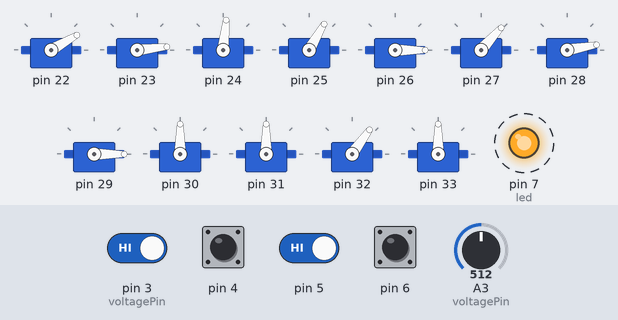
Bench run of a sketch on a simulated Arduino Uno, built with avr-gcc and run on an emulated ATmega328P. Shown: 12 × servo, output pins drawn as LEDs (lit = HIGH). Dashed ring = blinking. The test bench sets the inputs (shaded band); at power-on: pin 3 (voltagePin), pin 4–6 HIGH, A3 (voltagePin) = 512. What the sketch prints to the serial monitor is not drawn.

Above: at 8.8 s.
8.9 s: A3 (voltagePin) set to 850
17.5 s: A3 (voltagePin) set to 821
At 20.3 s:
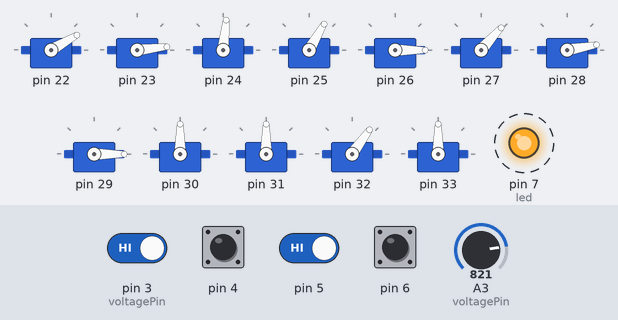
25.0 s: pin 3 (voltagePin) driven LOW and pin 5 driven LOW
At 26.3 s:
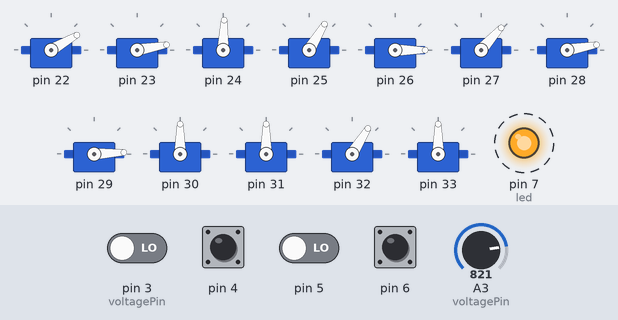
31.0 s: A3 (voltagePin) set to 900
At 32.3 s:
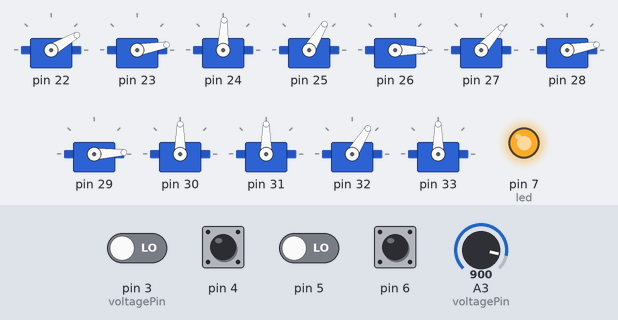
37.0 s: pin 3 (voltagePin) driven HIGH
At 37.4 s:
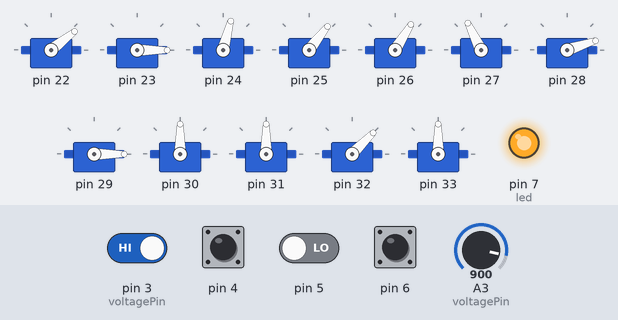
43.0 s: pin 3 (voltagePin) driven LOW
At 43.79 s:
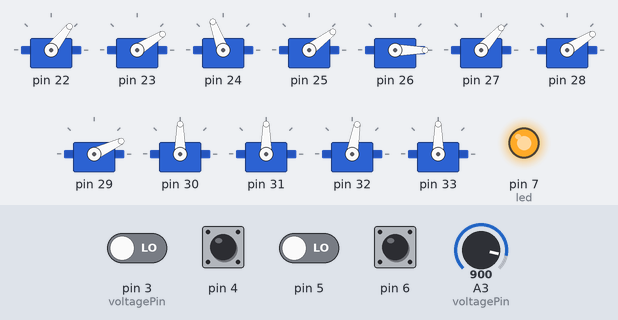
Timing chart, 0 to 52.2 s (numbered marks = the images above; inputs shaded):
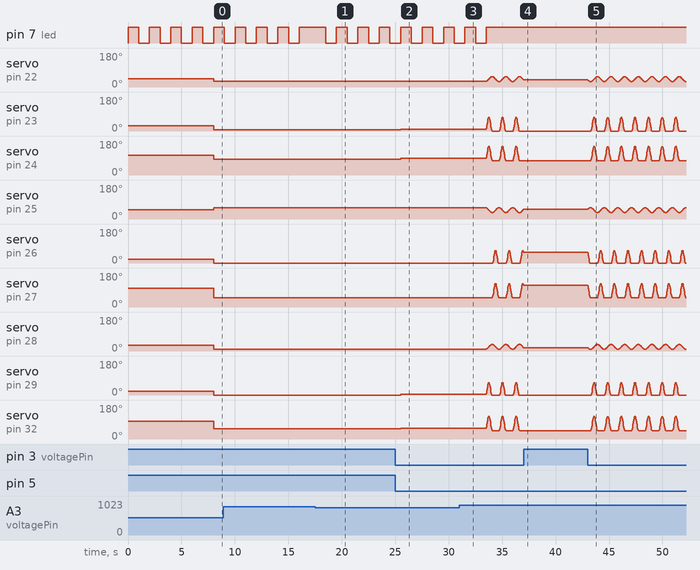

Measured:
- after the input at 17.5 s, pin 7 (led): alternates HIGH for 1.0 s and LOW for 1.0 s, starting after 1.0 s
- after the input at 25.0 s, servo on pin 23: 6° → 10° after 0.50 s; servo on pin 24: 84° → 88° after 0.50 s; servo on pin 25: 60° → 59° after 0.50 s; servo on pin 29: 0° → 3° after 0.50 s; servo on pin 32: 54° → 58° after 0.50 s
- after the input at 37.0 s, servo on pin 22: stops changing and stays 38°; servo on pin 23, servo on pin 29: stops changing and stays 0°; servo on pin 24: stops changing and stays 75°; servo on pin 25: stops changing and stays 52°; servo on pin 26: stops changing and stays 58°
- by itself, pin 7 (led): alternates HIGH for 1.0 s and LOW for 1.0 s

The sketch:

hexapodMain.ino
```cpp
#include <Servo.h>

Servo joint[25];
int voltagePin = 3;
int led = 7;
int isTurning;

int walkStep = 34;
int controllerVal;

void setup() {
  joint[24].write(160);
  joint[23].write(150);
  joint[22].write(60);

  joint[21].write(90);
  joint[20].write(160);
  joint[19].write(80);

  joint[18].write(160);
  joint[17].write(155);
  joint[16].write(80);

  joint[7].write(30);
  joint[8].write(20);
  joint[11].write(95);

  joint[4].write(50);
  joint[5].write(20);
  joint[6].write(98);

  joint[1].write(45);
  joint[2].write(27);
  joint[3].write(105);

  pinMode(led, OUTPUT);

  Serial.begin(9600);

  //attach all servo objects to respective ports
  for(int i = 1; i<=25; i++){
    joint[i].attach(21 + i);
  }
  digitalWrite(led, HIGH);
}

class Leg{
    private:
      int joints[3];
      int offsets[3];

    public:
      Leg(int joint1, int joint2, int joint3, int offset1, int offset2, int offset3){
        joints[1] = joint1;
        joints[2] = joint2;
        joints[3] = joint3;
        offsets[1] = offset1;
        offsets[2] = offset2;
        offsets[3] = offset3;
      }

      void moveLeg(int pos1, int pos2, int pos3){
        joint[joints[1]].write(pos1 + offsets[1]);
        joint[joints[2]].write(pos2 + offsets[2]);
        joint[joints[3]].write(pos3 + offsets[3]);
      }
  };

//create legs (joint1, joint2, joint3, offset1, offset2, offset3)
  Leg leg1(24,23,22,120,0,0);
  Leg leg2(21,20,19,50,10,20);
  Leg leg3(18,17,16,100,5,20);
  Leg leg4(7,8,11,90,170,155);
  Leg leg5(4,5,6,90,170,158);
  Leg leg6(1,2,3,85,177,185);
void loop() {

  checkBattery();

  //get value from controller, if forward increase walk step, if reverse decrease walk step, else do nothing
  controllerVal = radioDecode();

  if(controllerVal == 8){
    isTurning = 0;
    if(walkStep >= 74){
      walkStep = 1;
    }
    else{
      walkStep += 1;
    }
  }
  else if(controllerVal == 2){
    isTurning = 0;
    if(walkStep <= 0){
      walkStep = 73;
    }
    else{
      walkStep -= 1;
    }
  }
  else if(controllerVal == 4){
    isTurning = 1;
    if(walkStep <= 0){
      walkStep = 73;
    }
    else{
      walkStep -= 1;
    }
  }
  else if(controllerVal == 6){
    isTurning = 1;
    if(walkStep >= 74){
      walkStep = 1;
    }
    else{
      walkStep += 1;
    }
  }
  Serial.println(controllerVal);
  controllerWalk(walkStep, 1, 38, 0, isTurning, 1);
  delay(15);

}

int radioDecode(){
  //convert the binary signals from the recieving arduino into an integer 1-9
  int outputVal;
  if(digitalRead(3) == LOW && digitalRead(5) == LOW){
    if(digitalRead(6) == LOW && digitalRead(4) == LOW){
      outputVal = 5;
    }
    else if(digitalRead(6) == HIGH && digitalRead(4) == LOW){
      outputVal = 8;
    }
    else{
      outputVal = 2;
    }
  }
  else if(digitalRead(3) == HIGH && digitalRead(5) == LOW){
    if(digitalRead(6) == LOW && digitalRead(4) == LOW){
      outputVal = 4;
    }
    else if(digitalRead(6) == HIGH && digitalRead(4) == LOW){
      outputVal = 7;
    }
    else{
      outputVal = 1;
    }
  }
  else{
    if(digitalRead(6) == LOW && digitalRead(4) == LOW){
      outputVal = 6;
    }
    else if(digitalRead(6) == HIGH && digitalRead(4) == LOW){
      outputVal = 9;
    }
    else{
      outputVal = 3;
    }
  }
  return(outputVal);
}

void checkBattery(){
  //checks battery voltage is above 12.4v
  if(analogRead(voltagePin) < 840){
    for(int i = 0; i<=3; i++){
      delay(1000);
      digitalWrite(led, LOW);
      delay(1000);
      digitalWrite(led, HIGH);
    }
  }
}

void controllerWalk(int currentStep, int period, int steps, int direction, int turning, int enable){
  float group1;
  float group2;
  float group1Hip;
  float group2Hip;
  float group1Knee;
  float group2Knee;
  float group1Foot;
  float group2Foot;
  int i = currentStep;
  int hStep = steps/2;

  //calculate hip angles
  group1 = hStep + hStep * cos(2 * 3.14159 * i / (2*steps));
  group2 = hStep + hStep * cos((2 * 3.14159 * i / (2*steps)) + 3.14159);

  group1Hip = group1;
  group2Hip = group2;

  //calculate knee angles
  if((i % (2 * steps)) < steps){
    group1Knee = 180;
    group2Knee = 180 - 2 *(hStep + hStep * cos((2 * 3.14159 * i / steps) + 3.14159));
  }
  else{
    group1Knee = 180 - 2 * (hStep + hStep * cos((2 * 3.14159 * i / steps) + 3.14159));
    group2Knee = 180;
  }

  //calculate foot angles
  if(group1Knee == 180){
    group1Foot = 0;
    group2Foot = 180 - group2Knee;
  }
  else{
    group1Foot = 180 - group1Knee;
    group2Foot = 0;
  }

  if(enable == 1){
    if(turning == 1){
      //upper limbs
      leg1.moveLeg(1.1*group1Hip + 30, group1Knee, -1 * group1Foot + 110);
      leg2.moveLeg(1.1*group2Hip + 30, group2Knee, -1 * group2Foot + 110);
      leg3.moveLeg(1.1*group1Hip + 55, group1Knee, -1 * group1Foot + 110);
      leg4.moveLeg(30 - 1.1*group1Hip, -1 * group2Knee, group2Foot - 110);
      leg5.moveLeg(30 - 1.1*group2Hip, -1 * group1Knee, group1Foot - 110);
      leg6.moveLeg(30 - 1.1*group1Hip, -1 * group2Knee, group2Foot - 110);
    }
    else{

      leg1.moveLeg(1.1*group1Hip + 30, group1Knee, -1 * group1Foot + 110);
      leg2.moveLeg(1.1*group2Hip + 30, group2Knee, -1 * group2Foot + 110);
      leg3.moveLeg(1.1*group1Hip + 55, group1Knee, -1 * group1Foot + 110);
      leg4.moveLeg(-1 * 0.7*group2Hip - 55, -1 * group2Knee, group2Foot - 110);
      leg5.moveLeg(-1 * 0.7*group1Hip - 30, -1 * group1Knee, group1Foot - 110);
      leg6.moveLeg(-1 * 0.7*group2Hip - 30, -1 * group2Knee, group2Foot - 110);
    }
  }
}
```
